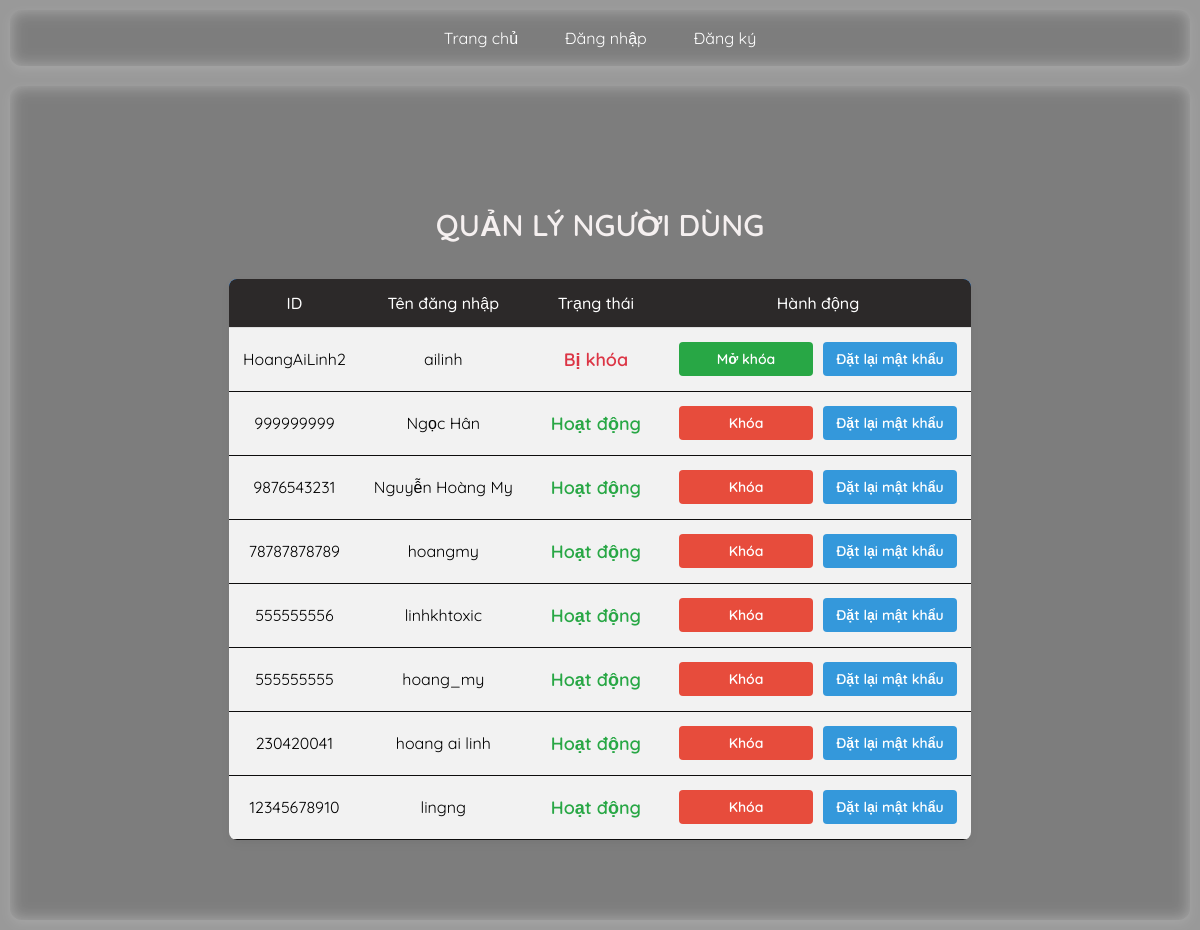
/admin (signed in), run on the app's committed database.
### tables this page shows
CREATE TABLE users (
            user_id TEXT PRIMARY KEY NOT NULL UNIQUE,
            username TEXT NOT NULL UNIQUE,
            password TEXT,
            role TEXT DEFAULT 'user',
            is_blocked INTEGER DEFAULT 0
        );

### app.py (the view)
@app.route('/admin')
def admin():
    if session.get('role') != 'admin':
        flash("Truy cập trái phép!", "danger")
        return redirect(url_for('home'))
    page_admin = request.args.get('page_admin', 1, type=int)
    per_page = 8
    offset_user = (page_admin - 1) * per_page
    with sqlite3.connect(DATABASE) as conn:
        c = conn.cursor()
        c.execute("SELECT COUNT(*) FROM posts WHERE username != ?", (session['username'],))
        total_user_posts = c.fetchone()[0]
        total_user_pages = (total_user_posts + per_page - 1) // per_page
        c.execute("SELECT * FROM users WHERE username != ? ORDER BY user_id DESC LIMIT ? OFFSET ?",
                  (session['username'], per_page, offset_user))
        users = c.fetchall()
    return render_template('admin.html', users=users,
                           page_admin=page_admin,
                           total_user_pages=total_user_pages,)

### templates/admin.html (shortened to what this page needs)
{% extends "base.html" %}
{% block content %}
<div class="admin-container">
    <h2 class="title">QUẢN LÝ NGƯỜI DÙNG</h2>
    <table class="user-table">
        <thead>
            <tr>
                <th>ID</th>
                <th>Tên đăng nhập</th>
                <th>Trạng thái</th>
                <th>Hành động</th>
            </tr>
        </thead>
        <tbody>
            {% for user in users %}
            <tr>
                <td>{{ user[0] }}</td>
                <td>{{ user[1] }}</td>
                <td>
                    <span class="status {{ 'blocked' if user[4] == 1 else 'active' }}">
                        {{ "Bị khóa" if user[4] == 1 else "Hoạt động" }}
                    </span>
                </td>
                <td>
                    <div class="action-buttons">
                        {% if user[4] == 1 %}
                            <a href="{{ url_for('unblock_user', username=user[1]) }}" class="button unblock">Mở khóa</a>
                        {% else %}
                            <a href="{{ url_for('block_user', username=user[1]) }}" class="button block">Khóa</a>
                        {% endif %}
                        <a href="{{ url_for('reset_password', username=user[1]) }}" class="button reset">Đặt lại mật khẩu</a>
                    </div>
                </td>
            </tr>
            {% endfor %}
        </tbody>
    </table>
</div>
{% endblock %}

### static/style.css (style rules this page uses)
body { font-family: 'Quicksand', sans-serif; margin: 0; padding: 0; background: url('https://i.pinimg.com/736x/f0/36/60/f03660c59e833d273f4557d920be3e40.jpg') center/cover no-repeat fixed; color: #fff; display: flex; flex-direction: column; min-height: 100vh; opacity: 0; animation: fadeIn 1s ease-in forwards; }
body::before { content: ""; position: fixed; top: 0; left: 0; width: 100%; height: 100%; background: rgba(0, 0, 0, 0.4); z-index: -1; }
.title { text-align: center; font-size: 26px; font-weight: bold; margin-bottom: 20px; color: white; background: #007BFF; padding: 10px; border-radius: 8px; }
.user-table { width: 80%; margin: 0 auto; border-collapse: collapse; background: rgba(255, 255, 255, 0.9); border-radius: 10px; overflow: hidden; box-shadow: 0 4px 10px rgba(0, 0, 0, 0.1); }
.user-table thead { background: #007BFF; color: white; }
.user-table th, .user-table td { padding: 12px; text-align: center; border-bottom: 1px solid #ddd; }
.user-table td:first-child, .user-table td:nth-child(2) { color: black; }
.status { font-weight: bold; padding: 8px; border-radius: 5px; }
.status.blocked { color: red; }
.status.active { color: green; }
.button { padding: 8px 12px; border-radius: 6px; text-decoration: none; font-weight: bold; display: inline-block; transition: 0.3s; }
.button.block { background: #dc3545; color: white; }
.button.unblock { background: #28a745; color: white; }

### templates/admin.html (style rules this page uses)
body { font-family: 'Quicksand', sans-serif; color: #333; }
.admin-container { max-width: 1000px; margin: 40px auto; padding: 20px; }
.title { text-align: center; font-size: 30px; font-weight: 600; color: #f5f0f0; padding: 15px; background: none; }
.user-table { width: 100%; border-collapse: collapse; background: rgba(255, 255, 255, 0.9); border-radius: 8px; overflow: hidden; box-shadow: 0 4px 10px rgba(0, 0, 0, 0.05); }
.user-table th { background: #2c2929; font-weight: 500; padding: 14px; text-align: center; }
.user-table td { padding: 14px; text-align: center; border-bottom: 1px solid #0e0d0d; word-wrap: break-word; }
.status { font-weight: 600; font-size: 18px; padding: 6px 10px; border-radius: 5px; display: inline-block; }
.status.active { color: #28a745; }
.status.blocked { color: #dc3545; }
.action-buttons { display: flex; justify-content: center; align-items: center; gap: 10px; flex-wrap: wrap; }
.button { min-width: 110px; padding: 8px 12px; font-size: 14px; border-radius: 4px; text-align: center; font-weight: 600; white-space: nowrap; }
.button.block { background: #e74c3c; color: white; }
.button.reset { background: #3498db; color: white; }

### data on the page
users: user_id "HoangAiLinh2", username "ailinh", is_blocked "Bị khóa"
users: user_id "999999999", username "Ngọc Hân", is_blocked "Hoạt động"
users: user_id "9876543231", username "Nguyễn Hoàng My", is_blocked "Hoạt động"
users: user_id "78787878789", username "hoangmy", is_blocked "Hoạt động"
users: user_id "555555556", username "linhkhtoxic", is_blocked "Hoạt động"
users: user_id "555555555", username "hoang_my", is_blocked "Hoạt động"
users: user_id "230420041", username "hoang ai linh", is_blocked "Hoạt động"
users: user_id "12345678910", username "lingng", is_blocked "Hoạt động"
